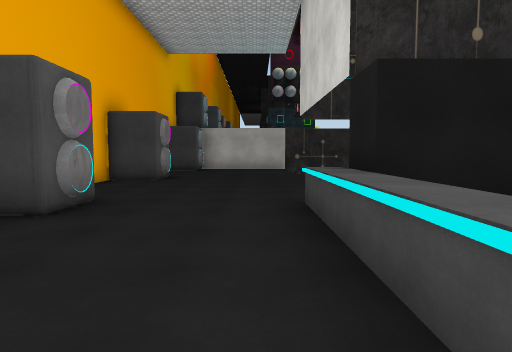
view 1 (above)

12 first-person views from a walk through a 3-D level made in the Unity game engine. The camera is 1.4 m above the floor, tilts 4° down and sees 75° across. The floor is counted in squares, 2 m on a side. Each view is taken from the middle of a square. On the plan, view 1 faces up. The plan holds only what a view shows up to about 10 squares ahead; the rest is blank. The place goes on beyond the plan. Some animated figures are left out. Some surface patterns are stand-ins.

view 2
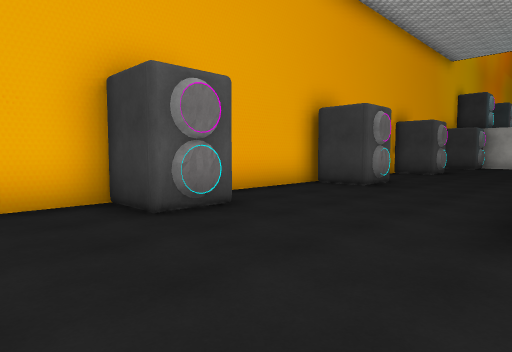

view 3
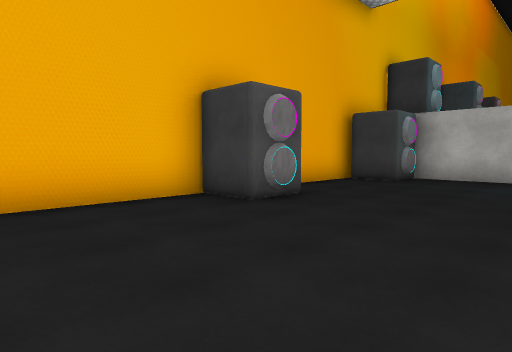

view 4
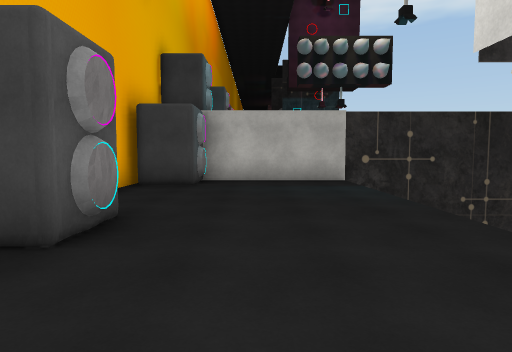

view 5
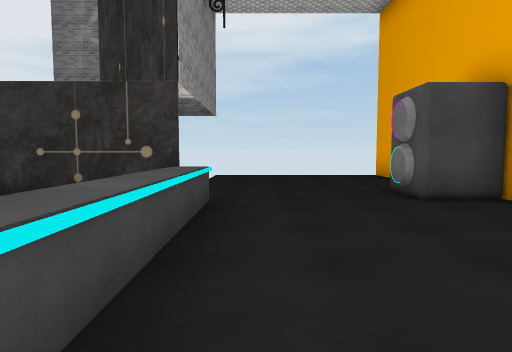

view 6
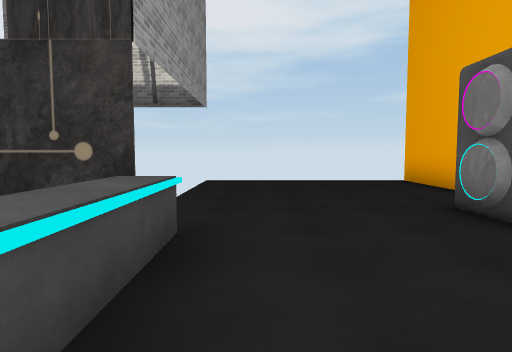

view 7
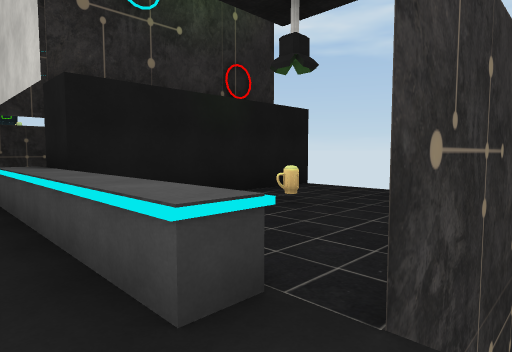

view 8
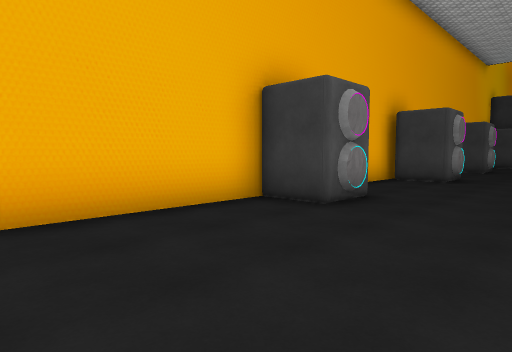

view 9
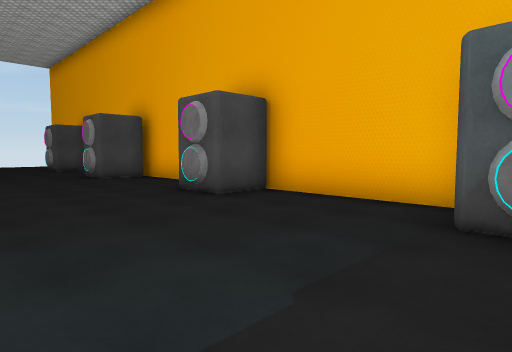

view 10
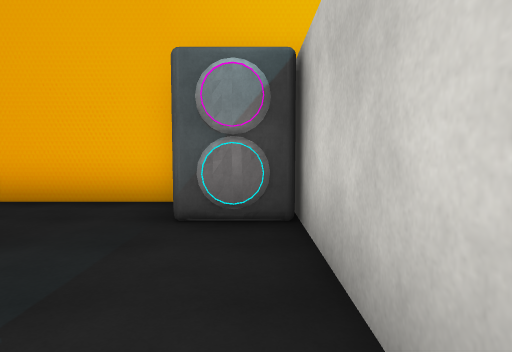

view 11
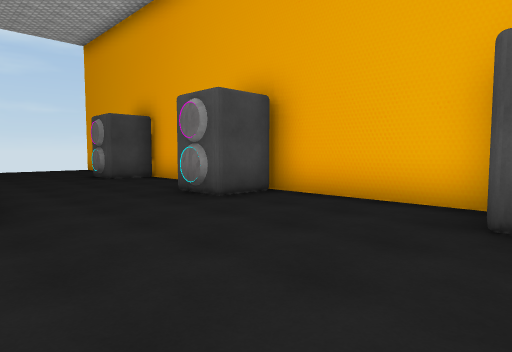

view 12
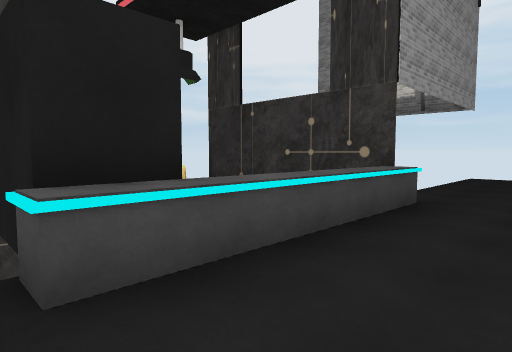

### Floor plan
Key: @ floor where view 1 was taken; # wall or solid block; . floor; ^ raised ledge; O other object.
Columns run from 4 left of view 1 to 4 right of it. Each row starts with its distance up from view 1.
 15  ######
 14 ##O...
 13 #.....
 12 #.....
 11 #.....
 10 #.....
  9 ##O...
  8 #.....
  7 #.....
  6 #.....
  5 #.....#
  4 ##O..^##
  3 #....^  #
  2 #....^ .O
  1 #....^..
  0 ##..@^###
 -1 ##O...##
 -2 #.....
 -3 #.....
 -4 #.....
 -5 #.....

Positions as (right, up) in squares from view 1, and headings:
1: (0, 0), facing up
2: (1, -3), facing up-left
3: (1, 5), facing up-left
4: (-1, 6), facing up
5: (0, 5), facing down
6: (0, 3), facing down
7: (0, -1), facing up-right
8: (0, -5), facing up-left
9: (1, 14), facing down-left
10: (1, 14), facing left
11: (1, 9), facing down-left
12: (-1, 5), facing down-right
